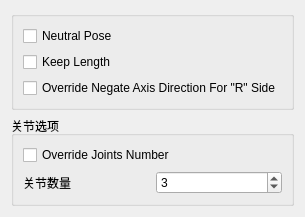
<?xml version="1.0" encoding="UTF-8"?>
<ui version="4.0">
 <class>Form</class>
 <widget class="QWidget" name="Form">
  <property name="geometry">
   <rect>
    <x>0</x>
    <y>0</y>
    <width>294</width>
    <height>211</height>
   </rect>
  </property>
  <property name="windowTitle">
   <string>表单</string>
  </property>
  <layout class="QGridLayout" name="gridLayout">
   <item row="0" column="0">
    <widget class="QGroupBox" name="groupBox">
     <property name="title">
      <string/>
     </property>
     <layout class="QGridLayout" name="gridLayout_2">
      <item row="0" column="0">
       <layout class="QVBoxLayout" name="verticalLayout">
        <item>
         <widget class="QCheckBox" name="neutralPose_checkBox">
          <property name="text">
           <string notr="true">Neutral Pose</string>
          </property>
         </widget>
        </item>
        <item>
         <widget class="QCheckBox" name="keepLength_checkBox">
          <property name="text">
           <string notr="true">Keep Length</string>
          </property>
         </widget>
        </item>
        <item>
         <widget class="QCheckBox" name="overrideNegate_checkBox">
          <property name="text">
           <string notr="true">Override Negate Axis Direction For &quot;R&quot; Side</string>
          </property>
         </widget>
        </item>
       </layout>
      </item>
     </layout>
    </widget>
   </item>
   <item row="1" column="0">
    <widget class="QGroupBox" name="groupBox_2">
     <property name="title">
      <string>关节选项</string>
     </property>
     <layout class="QGridLayout" name="gridLayout_3">
      <item row="0" column="0">
       <widget class="QCheckBox" name="overrideJntNb_checkBox">
        <property name="text">
         <string notr="true">Override Joints Number</string>
        </property>
       </widget>
      </item>
      <item row="1" column="0">
       <layout class="QHBoxLayout" name="horizontalLayout">
        <item>
         <widget class="QLabel" name="jntNb_label">
          <property name="text">
           <string>关节数量</string>
          </property>
         </widget>
        </item>
        <item>
         <widget class="QSpinBox" name="jntNb_spinBox">
          <property name="minimum">
           <number>1</number>
          </property>
          <property name="value">
           <number>3</number>
          </property>
         </widget>
        </item>
       </layout>
      </item>
     </layout>
    </widget>
   </item>
   <item row="2" column="0">
    <spacer name="verticalSpacer">
     <property name="orientation">
      <enum>Qt::Vertical</enum>
     </property>
     <property name="sizeHint" stdset="0">
      <size>
       <width>20</width>
       <height>40</height>
      </size>
     </property>
    </spacer>
   </item>
  </layout>
 </widget>
 <resources/>
 <connections/>
</ui>
